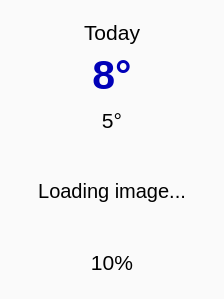
<?xml version="1.0" encoding="UTF-8"?>
<ui version="4.0">
 <class>DayWidget</class>
 <widget class="QWidget" name="DayWidget">
  <property name="geometry">
   <rect>
    <x>0</x>
    <y>0</y>
    <width>224</width>
    <height>299</height>
   </rect>
  </property>
  <property name="font">
   <font>
    <family>Arial</family>
   </font>
  </property>
  <property name="windowTitle">
   <string>Form</string>
  </property>
  <property name="whatsThis">
   <string>&lt;html&gt;&lt;head/&gt;&lt;body&gt;&lt;p&gt;Widget&lt;/p&gt;&lt;/body&gt;&lt;/html&gt;</string>
  </property>
  <property name="styleSheet">
   <string notr="true">background: rgb(250, 250, 250)</string>
  </property>
  <layout class="QGridLayout" name="gridLayout">
   <item row="0" column="0">
    <widget class="QWidget" name="widget" native="true">
     <layout class="QVBoxLayout" name="verticalLayout_2" stretch="0,1,1,3,1">
      <item>
       <widget class="QLabel" name="dayNameLabel">
        <property name="font">
         <font>
          <family>Arial</family>
          <pointsize>16</pointsize>
          <weight>50</weight>
          <bold>false</bold>
         </font>
        </property>
        <property name="text">
         <string>Today</string>
        </property>
        <property name="alignment">
         <set>Qt::AlignCenter</set>
        </property>
       </widget>
      </item>
      <item>
       <widget class="QLabel" name="dayAvgTemperatureLabel">
        <property name="palette">
         <palette>
          <active>
           <colorrole role="WindowText">
            <brush brushstyle="SolidPattern">
             <color alpha="255">
              <red>0</red>
              <green>0</green>
              <blue>184</blue>
             </color>
            </brush>
           </colorrole>
           <colorrole role="Button">
            <brush brushstyle="SolidPattern">
             <color alpha="255">
              <red>250</red>
              <green>250</green>
              <blue>250</blue>
             </color>
            </brush>
           </colorrole>
           <colorrole role="Text">
            <brush brushstyle="SolidPattern">
             <color alpha="255">
              <red>0</red>
              <green>0</green>
              <blue>255</blue>
             </color>
            </brush>
           </colorrole>
           <colorrole role="Base">
            <brush brushstyle="SolidPattern">
             <color alpha="255">
              <red>250</red>
              <green>250</green>
              <blue>250</blue>
             </color>
            </brush>
           </colorrole>
           <colorrole role="Window">
            <brush brushstyle="SolidPattern">
             <color alpha="255">
              <red>250</red>
              <green>250</green>
              <blue>250</blue>
             </color>
            </brush>
           </colorrole>
          </active>
          <inactive>
           <colorrole role="WindowText">
            <brush brushstyle="SolidPattern">
             <color alpha="255">
              <red>0</red>
              <green>0</green>
              <blue>184</blue>
             </color>
            </brush>
           </colorrole>
           <colorrole role="Button">
            <brush brushstyle="SolidPattern">
             <color alpha="255">
              <red>250</red>
              <green>250</green>
              <blue>250</blue>
             </color>
            </brush>
           </colorrole>
           <colorrole role="Text">
            <brush brushstyle="SolidPattern">
             <color alpha="255">
              <red>0</red>
              <green>0</green>
              <blue>255</blue>
             </color>
            </brush>
           </colorrole>
           <colorrole role="Base">
            <brush brushstyle="SolidPattern">
             <color alpha="255">
              <red>250</red>
              <green>250</green>
              <blue>250</blue>
             </color>
            </brush>
           </colorrole>
           <colorrole role="Window">
            <brush brushstyle="SolidPattern">
             <color alpha="255">
              <red>250</red>
              <green>250</green>
              <blue>250</blue>
             </color>
            </brush>
           </colorrole>
          </inactive>
          <disabled>
           <colorrole role="WindowText">
            <brush brushstyle="SolidPattern">
             <color alpha="255">
              <red>120</red>
              <green>120</green>
              <blue>120</blue>
             </color>
            </brush>
           </colorrole>
           <colorrole role="Button">
            <brush brushstyle="SolidPattern">
             <color alpha="255">
              <red>250</red>
              <green>250</green>
              <blue>250</blue>
             </color>
            </brush>
           </colorrole>
           <colorrole role="Text">
            <brush brushstyle="SolidPattern">
             <color alpha="255">
              <red>120</red>
              <green>120</green>
              <blue>120</blue>
             </color>
            </brush>
           </colorrole>
           <colorrole role="Base">
            <brush brushstyle="SolidPattern">
             <color alpha="255">
              <red>250</red>
              <green>250</green>
              <blue>250</blue>
             </color>
            </brush>
           </colorrole>
           <colorrole role="Window">
            <brush brushstyle="SolidPattern">
             <color alpha="255">
              <red>250</red>
              <green>250</green>
              <blue>250</blue>
             </color>
            </brush>
           </colorrole>
          </disabled>
         </palette>
        </property>
        <property name="font">
         <font>
          <family>Arial</family>
          <pointsize>31</pointsize>
          <weight>75</weight>
          <bold>true</bold>
         </font>
        </property>
        <property name="text">
         <string>8°</string>
        </property>
        <property name="alignment">
         <set>Qt::AlignCenter</set>
        </property>
       </widget>
      </item>
      <item>
       <widget class="QLabel" name="nightAvgTemperatureLabel">
        <property name="font">
         <font>
          <pointsize>16</pointsize>
         </font>
        </property>
        <property name="text">
         <string>5°</string>
        </property>
        <property name="alignment">
         <set>Qt::AlignCenter</set>
        </property>
       </widget>
      </item>
      <item>
       <widget class="QLabel" name="label">
        <property name="font">
         <font>
          <family>Arial</family>
          <pointsize>15</pointsize>
         </font>
        </property>
        <property name="text">
         <string>Loading image...</string>
        </property>
        <property name="textFormat">
         <enum>Qt::RichText</enum>
        </property>
        <property name="alignment">
         <set>Qt::AlignCenter</set>
        </property>
       </widget>
      </item>
      <item>
       <widget class="QLabel" name="percentageLabel">
        <property name="font">
         <font>
          <pointsize>16</pointsize>
         </font>
        </property>
        <property name="text">
         <string>10%</string>
        </property>
        <property name="alignment">
         <set>Qt::AlignCenter</set>
        </property>
       </widget>
      </item>
     </layout>
    </widget>
   </item>
  </layout>
 </widget>
 <resources/>
 <connections/>
</ui>
